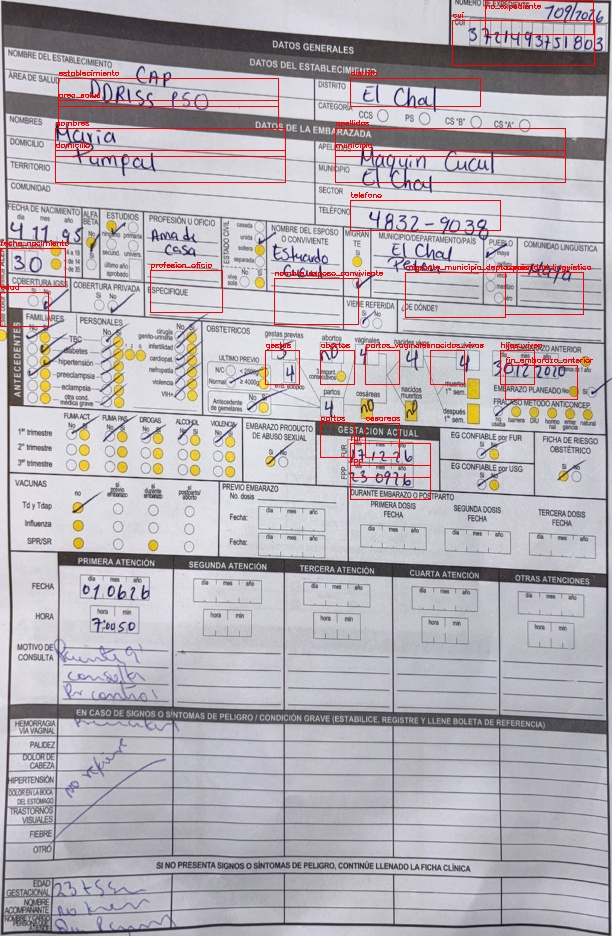
#> input picture ocr-service/debug_template_boxes.jpg, 612 x 936 px
$ python -i template_form.py   (imports and definitions only)
#> lines starting #> are read from the running program, lines starting #| are printed output that depends on the picture; after the words box and inside, x2 and y2 are one past the last pixel; in counts of white or black regions, pixels touching at a corner belong together
#> further down, picture is the input picture: shape (936, 612, 3); mean B, G, R 181.8, 175.5, 181.3
import os
import re
from pathlib import Path

import cv2
import numpy as np
import pytesseract

from services.parse_patient import normalize_date


ROOT_DIR = Path(__file__).resolve().parents[1]
LOCAL_TESSDATA = ROOT_DIR / "tessdata"
WINDOWS_TESSERACT = Path(r"C:\Program Files\Tesseract-OCR\tesseract.exe")

if os.getenv("TESSERACT_CMD"):
    pytesseract.pytesseract.tesseract_cmd = os.getenv("TESSERACT_CMD")
elif WINDOWS_TESSERACT.exists():
    pytesseract.pytesseract.tesseract_cmd = str(WINDOWS_TESSERACT)

PAGE_W = 612
PAGE_H = 936

TEXT_FIELDS = {
    "no_expediente": (492, 8, 92, 18),
    "cui": (445, 30, 150, 30),
    "establecimiento": (70, 76, 190, 20),
    "distrito": (360, 76, 120, 22),
    "nombres": (55, 136, 230, 28),
    "apellidos": (335, 136, 245, 28),
    "domicilio": (55, 160, 230, 27),
    "municipio": (335, 160, 245, 30),
    "territorio": (55, 186, 95, 22),
    "sector": (335, 186, 95, 22),
    "comunidad": (55, 207, 230, 22),
    "telefono": (345, 194, 165, 32),
}

DATE_FIELDS = {
    "fecha_nacimiento": (0, 250, 68, 28),
    "fur": (350, 443, 80, 34),
    "fpp": (350, 465, 80, 34),
}

NUMERIC_FIELDS = {
    "cui",
    "telefono",
}

NON_PATIENT_FIELDS = {
    "establecimiento",
    "distrito",
}

FOCUSED_FIELDS = {"no_expediente", "cui", "nombres", "apellidos", "telefono"}

FOCUSED_BOXES = {
    "no_expediente": (470, 0, 120, 34),
    "cui": (445, 24, 150, 38),
    "nombres": (55, 124, 230, 22),
    "apellidos": (335, 124, 230, 22),
    "telefono": (345, 194, 165, 32),
}


def _order_points(points):
    rect = np.zeros((4, 2), dtype="float32")
    sums = points.sum(axis=1)
    diffs = np.diff(points, axis=1)
    rect[0] = points[np.argmin(sums)]
    rect[2] = points[np.argmax(sums)]
    rect[1] = points[np.argmin(diffs)]
    rect[3] = points[np.argmax(diffs)]
    return rect


# [6 lines left out: function read_color_image, not called in this run]


def _warp_form(image, points):
    src = _order_points(points.reshape(4, 2).astype("float32"))
    dst = np.array(
        [[0, 0], [PAGE_W - 1, 0], [PAGE_W - 1, PAGE_H - 1], [0, PAGE_H - 1]],
        dtype="float32",
    )
    matrix = cv2.getPerspectiveTransform(src, dst)
    return cv2.warpPerspective(image, matrix, (PAGE_W, PAGE_H))


def _find_page_quad(contours, image_area):
    candidates = sorted(contours, key=cv2.contourArea, reverse=True)[:12]
    for contour in candidates:
        area = cv2.contourArea(contour)
        if area < image_area * 0.18:
            continue
        perimeter = cv2.arcLength(contour, True)
        for epsilon in (0.015, 0.02, 0.03, 0.045):
            approx = cv2.approxPolyDP(contour, epsilon * perimeter, True)
            if len(approx) == 4 and cv2.isContourConvex(approx):
                return approx

    for contour in candidates[:4]:
        area = cv2.contourArea(contour)
        if area < image_area * 0.22:
            continue
        rect = cv2.minAreaRect(contour)
        box = cv2.boxPoints(rect).astype("float32").reshape(4, 1, 2)
        box_area = cv2.contourArea(box)
        if box_area >= image_area * 0.22:
            return box

    return None


def rectify_form(image):
    gray = cv2.cvtColor(image, cv2.COLOR_BGR2GRAY)
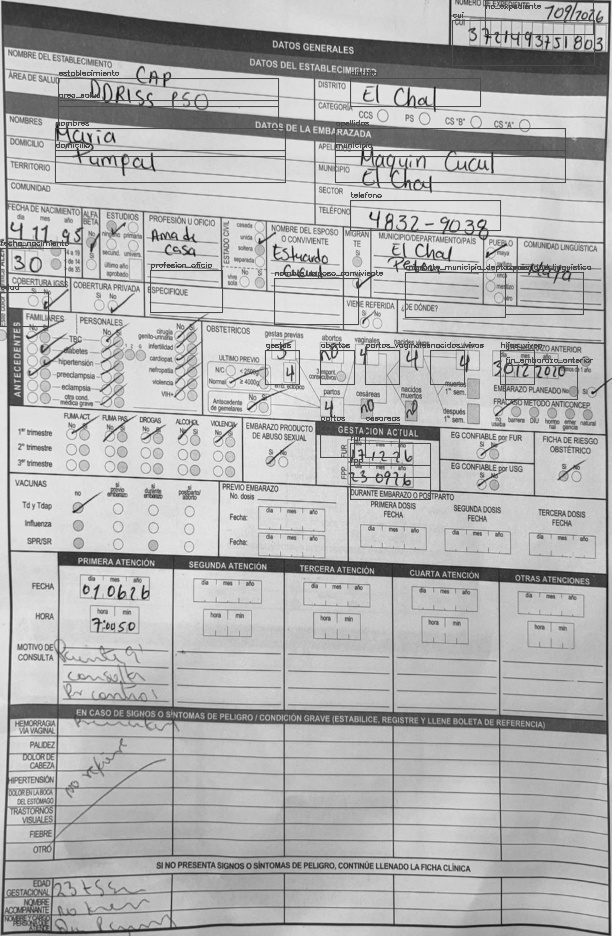
#> gray: shape (936, 612); min 8, max 245, mean 177.9
    blur = cv2.GaussianBlur(gray, (5, 5), 0)
    image_area = image.shape[0] * image.shape[1]
#> image_area = 572832

    edges = cv2.Canny(blur, 50, 170)
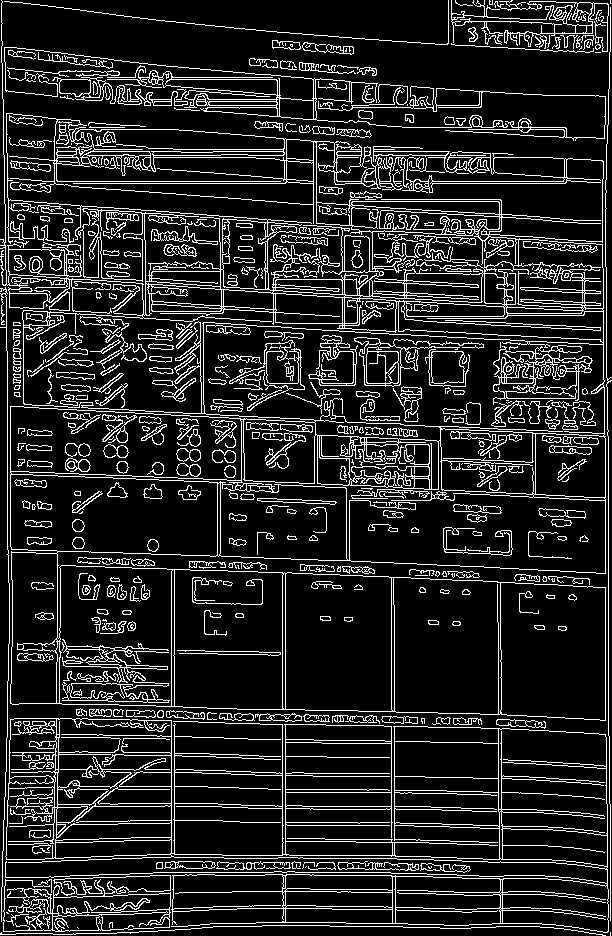
#> edges: shape (936, 612); 14.3% white in thin lines or dots
    edges = cv2.dilate(edges, np.ones((3, 3), np.uint8), iterations=2)
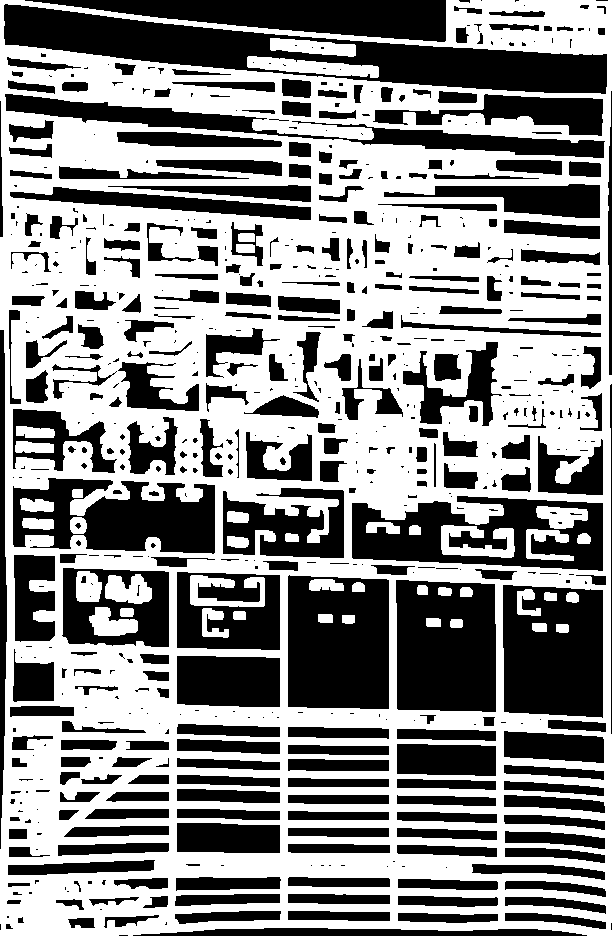
#> edges: shape (936, 612); 54.3% white; 655 black regions (329 under 20 px)
    contours, _ = cv2.findContours(edges, cv2.RETR_EXTERNAL, cv2.CHAIN_APPROX_SIMPLE)
#> contours = 1 contour; box (x1, y1, x2, y2) and area: (0, 0, 612, 936) 554521
    quad = _find_page_quad(contours, image_area)
#> in _find_page_quad, `candidates = sorted(contours, key=cv2.contourArea, reverse=True)[:12]`: candidates has the same summary as contours in rectify_form
#> the loop in _find_page_quad, `for contour in candidates:` made 1 pass
#> (area, perimeter) on pass 1: (554521, 3187.6)
#> quad = [[0, 0], [0, 935], [611, 935], [611, 0]]
    if quad is not None:
        return _warp_form(image, quad)
#> in _order_points, `sums = points.sum(axis=1)`: sums = [0, 935, 1546, 611]
#> in _order_points, `diffs = np.diff(points, axis=1)`: diffs = [0, 935, 324, -611]
#> in _warp_form, `src = _order_points(points.reshape(4, 2).astype("float32"))`: src = [[0, 0], [611, 0], [611, 935], [0, 935]]
#> in _warp_form, `matrix = cv2.getPerspectiveTransform(src, dst)`: matrix = [[1, 0, 0], [0, 1, 0], [0, 0, 1]]

    thresh = cv2.adaptiveThreshold(
        blur,
        255,
        cv2.ADAPTIVE_THRESH_GAUSSIAN_C,
        cv2.THRESH_BINARY_INV,
        31,
        9,
    )
    thresh = cv2.morphologyEx(thresh, cv2.MORPH_CLOSE, np.ones((7, 7), np.uint8), iterations=2)
    contours, _ = cv2.findContours(thresh, cv2.RETR_EXTERNAL, cv2.CHAIN_APPROX_SIMPLE)
    quad = _find_page_quad(contours, image_area)
    if quad is not None:
        return _warp_form(image, quad)

    return cv2.resize(image, (PAGE_W, PAGE_H))


# [95 lines left out: functions crop_field, prepare_crop, _best_ocr_candidate, ocr_crop, prepare_blue_crop, ocr_blue_variants and 1 more, not called in this run]


def clean_digits(value):
    return re.sub(r"\D", "", value or "")


def clean_cui(value):
    digits = clean_digits(value)
    return digits if len(digits) == 13 else ""


# [38 lines left out: functions clean_phone, clean_phone_candidate, clean_expediente, normalize_box_date, not called in this run]


def is_plausible_text(value, min_letters=2):
    letters = re.findall(r"[A-Za-zÁÉÍÓÚÜÑáéíóúüñ]", value or "")
    return len(letters) >= min_letters


# [216 lines left out: functions is_plausible_name, is_plausible_location, is_reviewable_suggestion, clean_person_candidate, best_person_candidate, best_phone_candidate and 3 more, not called in this run]

>>> import cv2
>>> picture = cv2.imread('../debug_template_boxes.jpg')
>>> result = rectify_form(picture)
